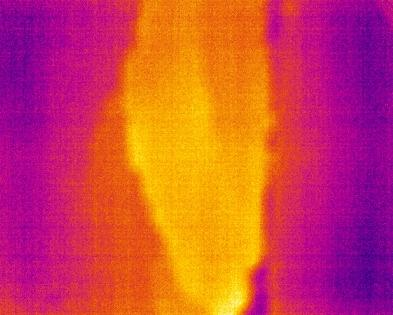
#> input picture images/cropped_image.jpg, 393 x 315 px
$ python damage_density_func.py   (older library calls are emulated)
#> lines starting #> are read from the running program, lines starting #| are printed output that depends on the picture; after the words box and inside, x2 and y2 are one past the last pixel; in counts of white or black regions, pixels touching at a corner belong together
import cv2
import matplotlib.pyplot as plt
import numpy as np
from skimage import data, util
from skimage.measure import label, regionprops
from skimage import measure, morphology

def account_area(erosion):
    img = erosion.copy()
    label_img = label(img, connectivity=img.ndim)
    props = regionprops(label_img)
    # props = account_area(erosion)
    areas = []
    major_length = []
    min_length = []
    for prop in props:

        if prop.area > 4000:
            areas.append(prop.area)
            major_length.append(prop.major_axis_length)
            min_length.append(prop.minor_axis_length)

    return areas, major_length, min_length

def damage_density(img_path):

#> called with img_path = '../images/cropped_image.jpg'
    img = cv2.imread(img_path,cv2.IMREAD_GRAYSCALE)
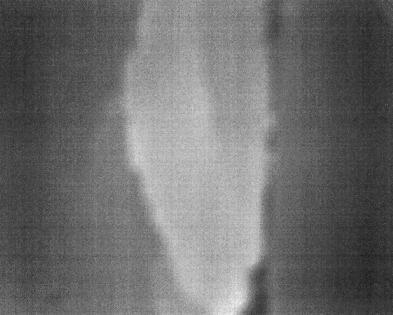
#> img: shape (315, 393); min 29, max 237, mean 109.7
    m,n = img.shape
#> m = 315; n = 393
    histeq = cv2.equalizeHist(img)
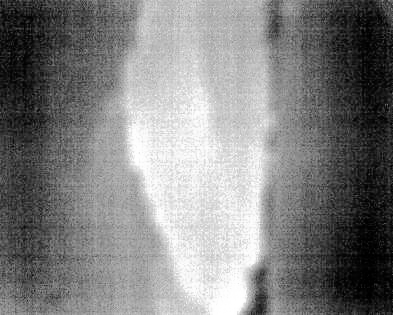
#> histeq: shape (315, 393); min 0, max 255, mean 128.5
    t2, otsu_img = cv2.threshold(histeq, 0, 255, cv2.THRESH_BINARY+cv2.THRESH_OTSU)
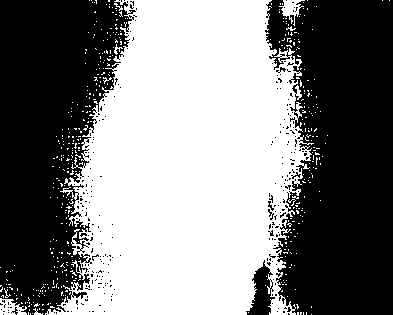
#> otsu_img: shape (315, 393); 49.9% white; 476 white regions (466 under 20 px), largest, box (x1, y1, x2, y2) and area: (45, 0, 314, 315) 59906, (279, 0, 305, 26) 281, (0, 298, 27, 315) 277
#> t2 = 128
    # plt.imshow(otsu_img)

    #postprocess
    kernel = cv2.getStructuringElement(cv2.MORPH_RECT, (5, 5))
    erosion = cv2.morphologyEx(otsu_img, cv2.MORPH_CLOSE, kernel, iterations=1)
#> erosion: shape (315, 393); 55.6% white; 9 black regions
    # account area
    areas, major_length, min_length = account_area(erosion)
#> in account_area, `label_img = label(img, connectivity=img.ndim)`:
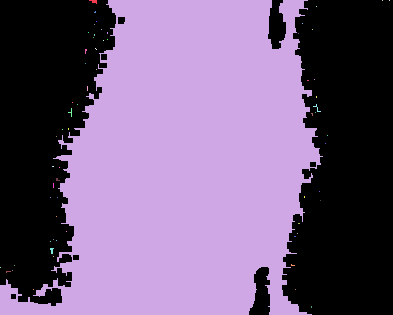
#> label_img: shape (315, 393) int64; 65 distinct labels, from 0 to 64; one colour per label, 0 black
#> in account_area, `props = regionprops(label_img)`: props = 64 regions; largest, box (x1, y1, x2, y2) and area: (0, 0, 323, 315) 68645, (89, 0, 97, 4) 19, (50, 248, 54, 254) 15, (313, 104, 321, 112) 14, (68, 108, 72, 117) 12
#> the loop in account_area, `for prop in props: ` made 64 passes
#> after the loop in account_area, `for prop in props:`: areas = [68645]; major_length = [364.4]; min_length = [255.9]
#> areas = [68645]; major_length = [364.4]; min_length = [255.9]
    sobelx = cv2.Sobel(img,cv2.CV_64F,1,0,ksize=3)#默认ksize=3
    sobely = cv2.Sobel(img,cv2.CV_64F,0,1)
    gm = cv2.sqrt(sobelx ** 2 + sobely ** 2)
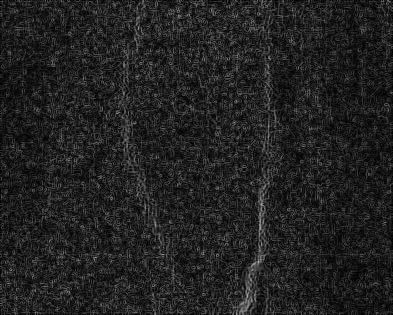
#> gm: shape (315, 393) float64; min 0, max 172, mean 33.9
    # print(gm/255)
    # plt.imshow(gm)
    #erosion = otsu_img
    sobelx0 = cv2.Sobel(erosion,cv2.CV_64F,1,0,ksize=3)#默认ksize=3
    sobely0 = cv2.Sobel(erosion,cv2.CV_64F,0,1)
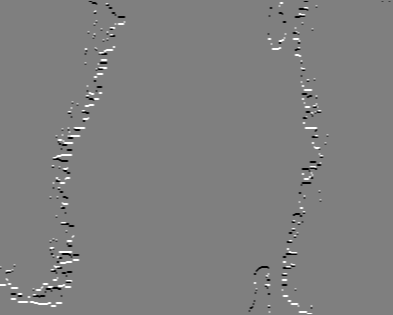
#> sobely0: shape (315, 393) float64; min -1020, max 1020, mean 1.6; drawn with min black and max white
    gm0 = cv2.sqrt(sobelx0 ** 2 + sobely0 ** 2)
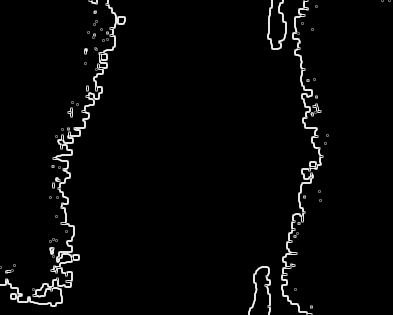
#> gm0: shape (315, 393) float64; min 0, max 1140.4, mean 31.5; drawn with min black and max white
    # plt.imshow(gm0)

    b = np.nonzero(gm0)
#> b = 4693 positions, rows 0 to 314, columns 0 to 390

    gm = gm/255
    mean_gradient = np.mean(gm[b[0]][b[1]])
#> mean_gradient = 0.141

    damage_density=mean_gradient*sum(areas)/(m*n)
#> damage_density = 0.0783

    '''
    damage_density
    gm0: the contour of the postprocess image
    gm: the gradient map of the raw image
    otsu_img: segmented images
    '''

    return img, damage_density, otsu_img,erosion, gm0, gm


if __name__ == '__main__':

    img_path = '../images/cropped_image.jpg'
    img, damage_density, otsu_img, erosion, gm0, gm = damage_density(img_path)
#> damage_density = 0.0783
    # img = cv2.imread(erosion)
    print(type(erosion))
#| <class 'numpy.ndarray'>
    plt.imshow(gm0)
    plt.show()
